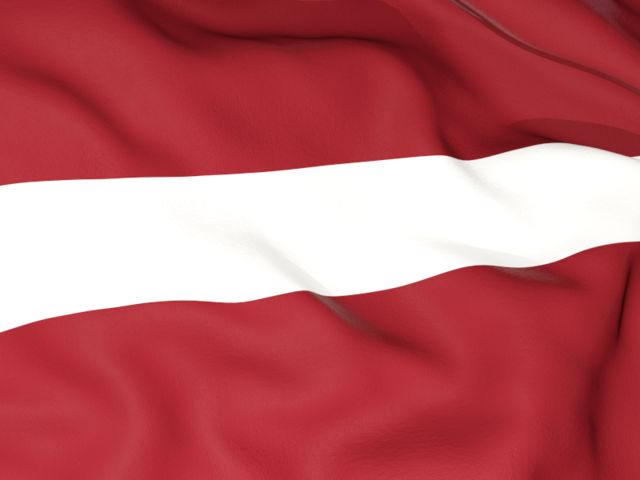
#> input picture image1.jpg, 640 x 480 px, given in place of the camera
$ python edgedetection_gradients.py   (older library calls are emulated)
#> lines starting #> are read from the running program, lines starting #| are printed output that depends on the picture; after the words box and inside, x2 and y2 are one past the last pixel; in counts of white or black regions, pixels touching at a corner belong together
import cv2
import numpy as np

cap = cv2.VideoCapture(0)

while True:
	ret, frame = cap.read()
#> frame is the input picture: shape (480, 640, 3); mean B, G, R 103, 96.3, 188.3

	laplacian = cv2.Laplacian(frame, cv2.CV_64F)
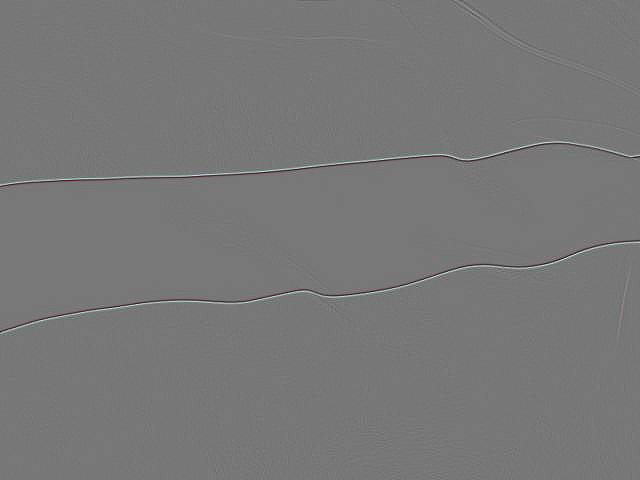
#> laplacian: shape (480, 640, 3) float64; mean B, G, R 0, 0, 0; drawn with min black and max white
	sobelx = cv2.Sobel(frame, cv2.CV_64F, 1, 0, ksize=5)
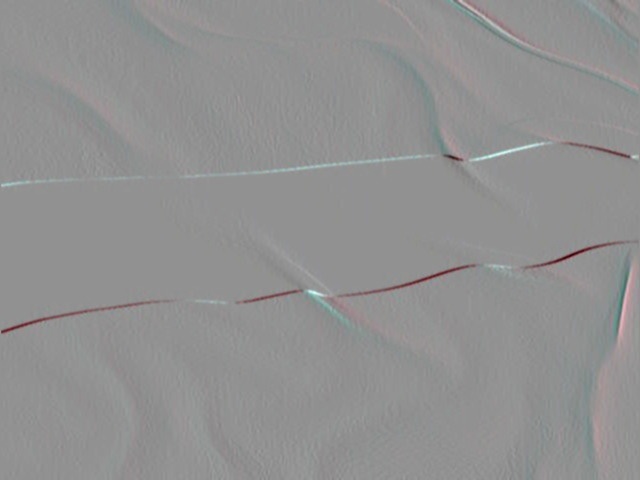
#> sobelx: shape (480, 640, 3) float64; mean B, G, R -7.7, -7.4, -6.4; drawn with min black and max white
	sobely = cv2.Sobel(frame, cv2.CV_64F, 0, 1, ksize=5)
	edges = cv2.Canny(frame, 100, 100)
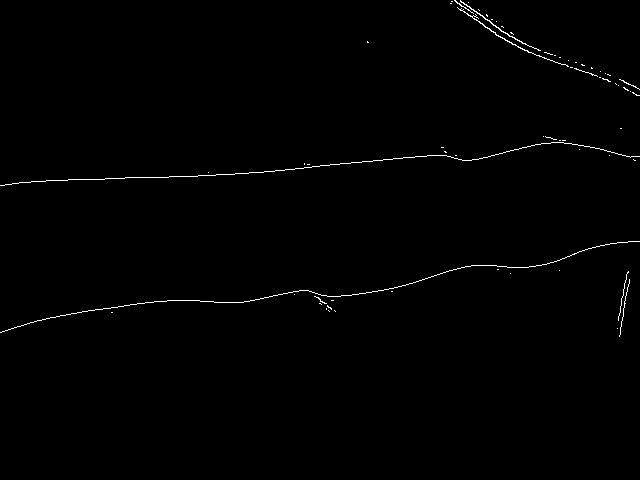
#> edges: shape (480, 640); 0.63% white in thin lines or dots, all inside (x1, y1, x2, y2) = (0, 0, 640, 337)


	cv2.imshow("original", frame)
	cv2.imshow("laplacian", laplacian)
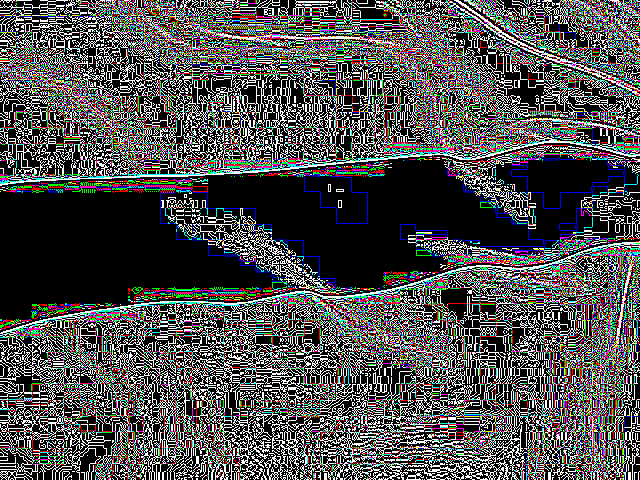
#> window 'laplacian': shape (480, 640, 3); mean B, G, R 78.9, 78.9, 79.1
	cv2.imshow("sobelx", sobelx)
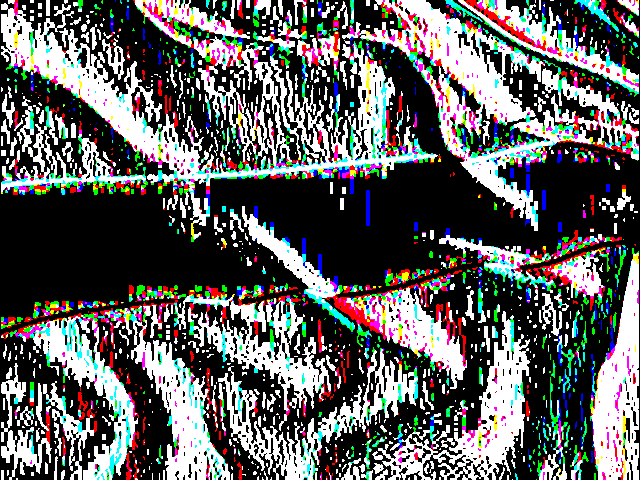
#> window 'sobelx': shape (480, 640, 3); mean B, G, R 94.7, 95.5, 94.6
	cv2.imshow("sobely", sobely)
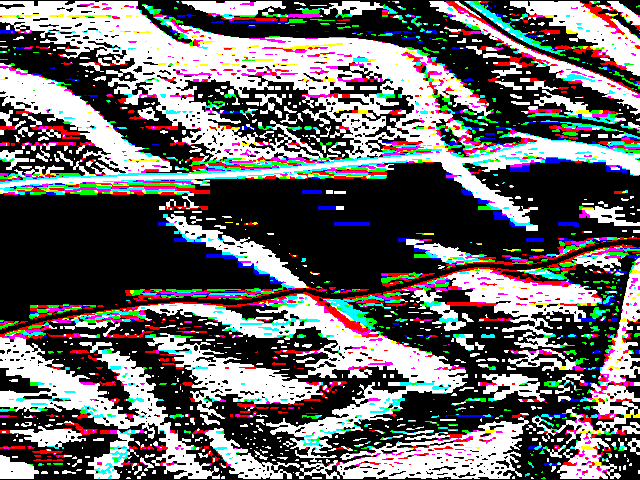
#> window 'sobely': shape (480, 640, 3); mean B, G, R 103.2, 102.3, 104.9
	cv2.imshow("edges", edges)
	if cv2.waitKey(1) & 0xFF == ord('q'):
#> (key q is pressed here)
		break

cv2.destroyAllWindows()
cap.release()
